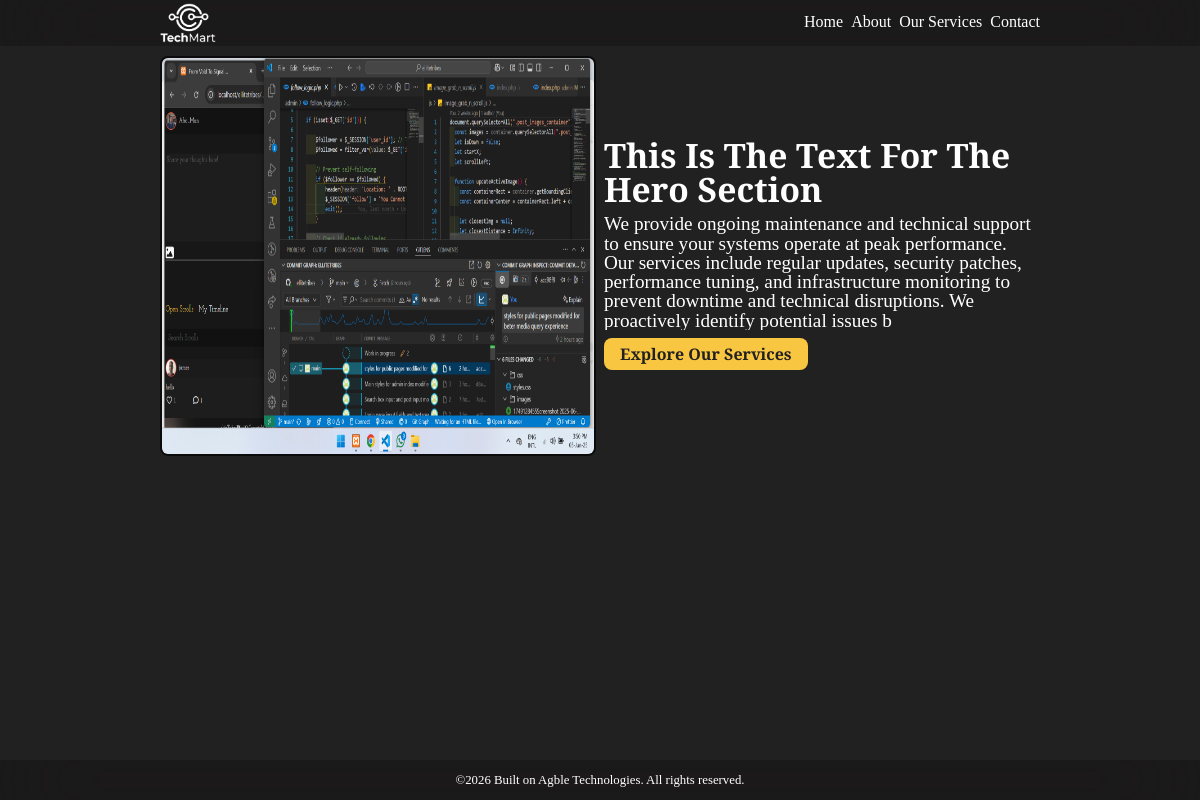
The page / on the database its author committed.
### main/models.py (models this page shows, shortened)
class Hero_Section(models.Model):
    hero_text_title = models.CharField(max_length=60)
    hero_text_body = models.TextField(max_length=300)
    hero_image = models.ImageField(upload_to='main/images/')

### main/views.py (the view)
# urls.py: path('', views.index, name='index'),
def index(request):
    return render(request, 'main/index.html', {
        'hero_section': Hero_Section.objects.all()
    })

### main/templates/main/index.html
{% extends "main/layout.html" %}
{% load static %}
{% block content %}
<div class="hero_section">
    {% for hero in hero_section %}
    <div class="hero_image">
        <img src="{{ hero.hero_image.url }}" alt="Tech Mart Liberia Hero Image">
    </div>
    <div class="hero_text">
        <div class="hero_text_title">
            <h1>
                {{ hero.hero_text_title|title }}
            </h1>
        </div>
        <div class="hero_text_body">
            <p>
                {{ hero.hero_text_body|truncatechars:701 }}
            </p>
        </div>
        <div class="hero_link">
            <a href="{% url 'main:services' %}">Explore Our Services</a>
        </div>
    </div>
    {% endfor %}
</div>
{% endblock %}

### main/static/main/css/styles.css (style rules this page uses)
:root { --default_bg: #222121; --deep_bg: #0b0b0b; --color_gold: #f8c641; --text_color: #ffffff; --color_danger: #f03333; --nav_bg: rgba(0, 0, 0, 0.2); --transition: all 300ms ease; --box_shadow: 0 1.5rem 2rem rgba(0, 0, 0, 0.4); --opacity: 0.9; --border_radius: 0.5rem; }
h1 { font-size: 2.1rem; font-weight: 650; }
p { font-size: 1.2rem; }
body { background-color: var(--default_bg); }
.hero_section { display: grid; grid-template-columns: 1fr 1fr; gap: 0.5rem; }
.hero_image { width: 100%; height: 25rem; object-fit: cover; overflow: hidden; border: 2px solid var(--deep_bg); border-radius: var(--border_radius); }
.hero_image img { width: 100%; height: 100%; }
.hero_text { display: grid; gap: 0.5rem; }
.hero_link a { display: inline-block; padding: 0.5rem 1rem; background-color: var(--color_gold); color: var(--default_bg); border-radius: var(--border_radius); font-weight: 900; transition: var(--transition); }

### rows shown on the page
Hero_Section: hero_image (picture), hero_text_title "This Is The Text For The Hero Section", hero_text_body "We provide ongoing maintenance and technical support to ensure your systems operate at peak performance. Our services include regular updates, security patches, performance tuning, and infrastructure monitoring to prevent downtime and technical disruptions. We proactively identify potential issues b"
